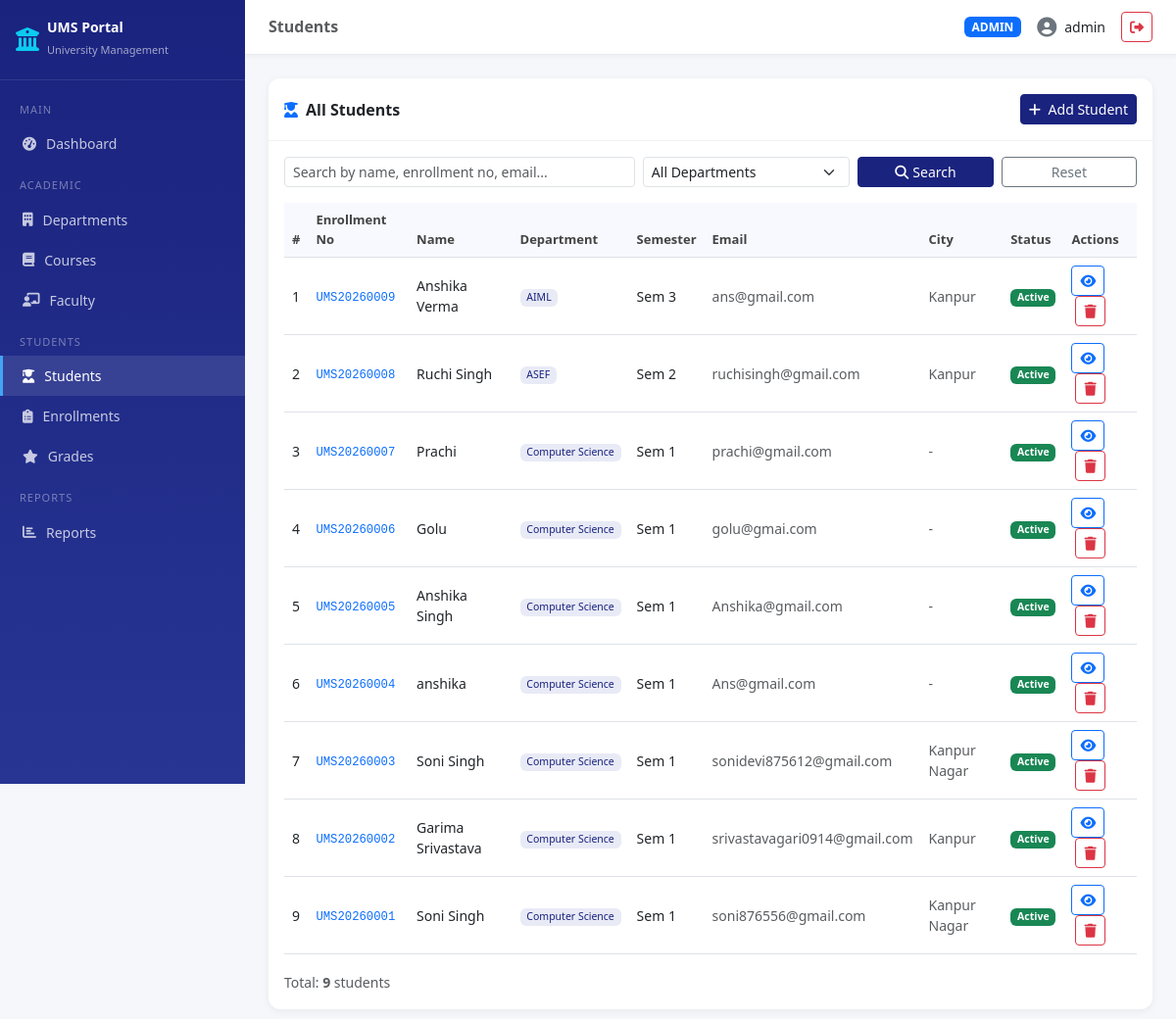
The app's page /students (signed in) with its own data.
### tables this page shows
CREATE TABLE student_addresses (
                    address_id INTEGER PRIMARY KEY AUTOINCREMENT,
                    student_id INTEGER NOT NULL UNIQUE,
                    street     TEXT,
                    city       TEXT,
                    state      TEXT,
                    pincode    TEXT,
                    FOREIGN KEY (student_id) REFERENCES students(student_id) ON DELETE CASCADE
                );

CREATE TABLE students (
                    student_id     INTEGER PRIMARY KEY AUTOINCREMENT,
                    enrollment_no  TEXT NOT NULL UNIQUE,
                    first_name     TEXT NOT NULL,
                    last_name      TEXT NOT NULL,
                    email          TEXT NOT NULL UNIQUE,
                    phone          TEXT,
                    dob            TEXT,
                    gender         TEXT,
                    dept_id        INTEGER NOT NULL,
                    semester       INTEGER NOT NULL,
                    admission_year INTEGER NOT NULL,
                    status         TEXT DEFAULT 'Active',
                    created_at     TEXT DEFAULT (datetime('now')),
                    FOREIGN KEY (dept_id) REFERENCES departments(dept_id)
                );

CREATE TABLE departments (
                    dept_id    INTEGER PRIMARY KEY AUTOINCREMENT,
                    dept_name  TEXT NOT NULL UNIQUE,
                    dept_code  TEXT NOT NULL UNIQUE,
                    hod_name   TEXT,
                    created_at TEXT DEFAULT (datetime('now'))
                );

### app.py (the view)
@app.route('/students')
@login_required()
def students():
    search  = request.args.get('search', '')
    dept_id = request.args.get('dept_id', '')
    query   = """
        SELECT s.*, d.dept_name, a.city, a.state
        FROM students s
        JOIN departments d ON s.dept_id=d.dept_id
        LEFT JOIN student_addresses a ON s.student_id=a.student_id
        WHERE 1=1
    """
    params = []
    if search:
        query += " AND (s.first_name||' '||s.last_name LIKE ? OR s.enrollment_no LIKE ? OR s.email LIKE ?)"
        params += [f'%{search}%', f'%{search}%', f'%{search}%']
    if dept_id:
        query += " AND s.dept_id=?"
        params.append(dept_id)
    query += " ORDER BY s.created_at DESC"
    student_list = db.fetch_all(query, params)
    depts = db.fetch_all("SELECT * FROM departments ORDER BY dept_name")
    return render_template('students.html', students=student_list, departments=depts,
                           search=search, dept_id=dept_id)

### app.py (called while the page is built)
def login_required(role=None):
    def decorator(f):
        @wraps(f)
        def wrapper(*args, **kwargs):
            if 'user_id' not in session:
                flash('Please login first!', 'warning')
                return redirect(url_for('login'))
            if role and session.get('role') != role and session.get('role') != 'admin':
                flash('Access denied!', 'danger')
                return redirect(url_for('dashboard'))
            return f(*args, **kwargs)
        return wrapper
    return decorator

    def get_connection(self):
        conn = sqlite3.connect(self.db_path)
        conn.row_factory = sqlite3.Row
        conn.execute("PRAGMA foreign_keys = ON")
        return conn

    def fetch_all(self, query, params=()):
        conn = self.get_connection()
        try:
            cur = conn.execute(query, params)
            return [dict(row) for row in cur.fetchall()]
        except sqlite3.Error as e:
            raise Exception(f"Fetch error: {e}")
        finally:
            conn.close()

### templates/students.html (shortened to what this page needs)
{% extends "base.html" %}
{% block page_title %}Students{% endblock %}
{% block content %}
<div class="card">
    <div class="card-header d-flex justify-content-between align-items-center py-3">
        <span><i class="fas fa-user-graduate me-2 text-primary"></i>All Students</span>
        <a href="{{ url_for('add_student') }}" class="btn btn-primary btn-sm">
            <i class="fas fa-plus me-1"></i> Add Student
        </a>
    </div>
    <div class="card-body">
        <form method="GET" class="row g-2 mb-3">
            <div class="col-md-5">
                <input type="text" name="search" value="{{ search }}" class="form-control form-control-sm"
                       placeholder="Search by name, enrollment no, email...">
            </div>
            <div class="col-md-3">
                <select name="dept_id" class="form-select form-select-sm">
                    <option value="">All Departments</option>
                </select>
            </div>
            <div class="col-md-2">
                <button type="submit" class="btn btn-primary btn-sm w-100">
                    <i class="fas fa-search me-1"></i>Search
                </button>
            </div>
            <div class="col-md-2">
                <a href="{{ url_for('students') }}" class="btn btn-outline-secondary btn-sm w-100">Reset</a>
            </div>
        </form>
        <div class="table-responsive">
            <table class="table table-hover">
                <thead>
                    <tr>
                        <th>#</th>
                        <th>Enrollment No</th>
                        <th>Name</th>
                        <th>Department</th>
                        <th>Semester</th>
                        <th>Email</th>
                        <th>City</th>
                        <th>Status</th>
                        <th>Actions</th>
                    </tr>
                </thead>
                <tbody>
                    {% for s in students %}
                    <tr>
                        <td>{{ loop.index }}</td>
                        <td><code class="text-primary">{{ s.enrollment_no }}</code></td>
                        <td class="fw-medium">{{ s.first_name }} {{ s.last_name }}</td>
                        <td><span class="badge badge-dept">{{ s.dept_name }}</span></td>
                        <td>Sem {{ s.semester }}</td>
                        <td class="text-muted small">{{ s.email }}</td>
                        <td class="text-muted small">{{ s.city or '-' }}</td>
                        <td>
                            <span class="badge {% if s.status=='Active' %}bg-success{% elif s.status=='Graduated' %}bg-info{% else %}bg-secondary{% endif %}">
                                {{ s.status }}
                            </span>
                        </td>
                        <td>
                            <a href="{{ url_for('view_student', student_id=s.student_id) }}"
                               class="btn btn-xs btn-outline-primary btn-sm" title="View">
                                <i class="fas fa-eye"></i>
                            </a>
                            {% if session.role == 'admin' %}
                            <a href="{{ url_for('delete_student', student_id=s.student_id) }}"
                               class="btn btn-xs btn-outline-danger btn-sm ms-1"
                               onclick="return confirm('Delete this student?')" title="Delete">
                                <i class="fas fa-trash"></i>
                            </a>
                            {% endif %}
                        </td>
                    </tr>
                    {% endfor %}
                </tbody>
            </table>
        </div>
        <small class="text-muted">Total: <strong>{{ students|length }}</strong> students</small>
    </div>
</div>
{% endblock %}

### templates/base.html (style rules this page uses)
:root { --primary: #1a237e; --secondary: #283593; --accent: #42a5f5; --sidebar-width: 250px; }
body { background: #f5f7fb; font-family: 'Segoe UI', sans-serif; }
.card { border: none; border-radius: 12px; box-shadow: 0 2px 8px rgba(0,0,0,.06); }
.card-header { background: white; border-bottom: 1px solid #f0f0f0; border-radius: 12px 12px 0 0 !important; font-weight: 600; }
.btn-primary { background: var(--primary); border-color: var(--primary); }
.table th { background: #f8f9ff; color: #444; font-weight: 600; font-size: 13px; }
.table td { font-size: 14px; vertical-align: middle; }
.badge-dept { background: #e8eaf6; color: var(--primary); font-weight: 500; }

### records on screen
student_addresses: enrollment_no "UMS20260009", first_name "Anshika", last_name "Verma", dept_name "AIML", semester "3", email "ans@gmail.com", city "Kanpur", status "Active"
student_addresses: enrollment_no "UMS20260008", first_name "Ruchi", last_name "Singh", dept_name "ASEF", semester "2", email "ruchisingh@gmail.com", city "Kanpur", status "Active"
students: enrollment_no "UMS20260007", first_name "Prachi", dept_name "Computer Science", semester "1", email "prachi@gmail.com", city "-", status "Active"
students: enrollment_no "UMS20260006", first_name "Golu", dept_name "Computer Science", semester "1", email "golu@gmai.com", city "-", status "Active"
students: enrollment_no "UMS20260005", first_name "Anshika", last_name "Singh", dept_name "Computer Science", semester "1", email "Anshika@gmail.com", city "-", status "Active"
students: enrollment_no "UMS20260004", first_name "anshika", dept_name "Computer Science", semester "1", email "Ans@gmail.com", city "-", status "Active"
student_addresses: enrollment_no "UMS20260003", first_name "Soni", last_name "Singh", dept_name "Computer Science", semester "1", email "sonidevi875612@gmail.com", city "Kanpur Nagar", status "Active"
student_addresses: enrollment_no "UMS20260002", first_name "Garima", last_name "Srivastava", dept_name "Computer Science", semester "1", email "srivastavagari0914@gmail.com", city "Kanpur", status "Active"
student_addresses: enrollment_no "UMS20260001", first_name "Soni", last_name "Singh", dept_name "Computer Science", semester "1", email "soni876556@gmail.com", city "Kanpur Nagar", status "Active"

### other values on screen
{{ session.get('role', '') | upper }} "ADMIN"
{{ session.get('username', '') }} "admin"
{{ students|length }} "9"
